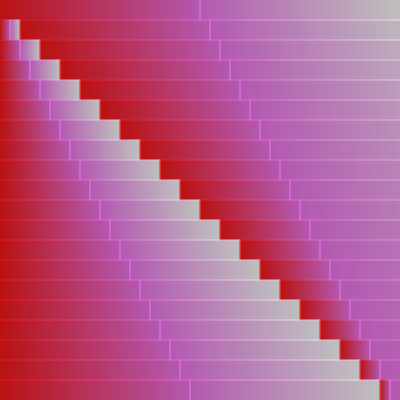
Frame 1 (no input)
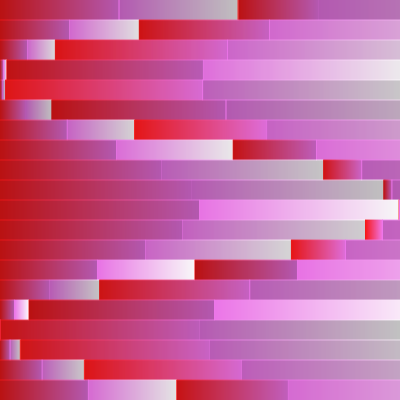
Frame 60 (no input)
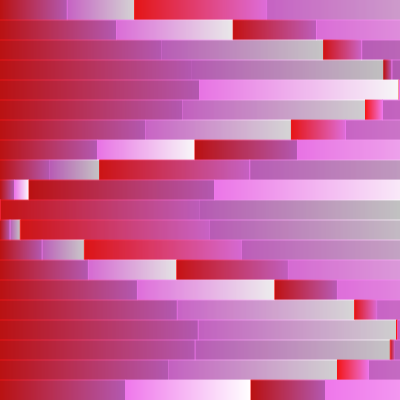
Frame 120 (the mouse pressed at the canvas centre since frame 60)

The p5.js sketch that drew these frames (run headless with seeded random() and noise() and a simulated clock; from frame 60 on, the mouse is pressed at the canvas centre):

// p5.js sketch
// ── sketch.js
let c1, c2, c3;
let blocks = [];

let num = 20;

function setup() {
  createCanvas(400, 400);
  rectMode(CENTER);

  c1 = color("#f71818");
  c2 = color("#ef77eb");
  c3 = color("#white");

  let x = width / num;
  let h = height / num;
  
  for (let i = 0; i < num; i++) {
    blocks[i] = new Block(c1, c2, c3, x * i, h * i, h, i);
  }
}

function draw() {
  background(0);
  for (let i = 0; i < num; i++) {
    blocks[i].display();
    blocks[i].move();
  }
}

class Block {
  constructor(c1, c2, c3, x, y, h, index) {
    this.c1 = c1;
    this.c2 = c2;
    this.c3 = c3;
    this.x = x;
    this.y = y;
    this.h = h;
    this.index = index;  // Unique index for each block
  }

  display() {
    this.blockColor(0, this.x, this.y, this.h, this.c1, this.c2, this.c3);
    this.blockColor(this.x, width, this.y, this.h, this.c1, this.c2, this.c3);
  }

  move() {
    let speed = 10;  
    let amplitude = 200;  
    
    this.x = width / 2 + amplitude * sin(frameCount * 0.05 + this.index * 0.5);
  }

  gradientBlock(min, max, y, h, c1, c2) {
    for (let i = min; i <= max; i++) {
      let amt = map(i, min, max, 0, 1);
      let c3 = lerpColor(c1, c2, amt);
      stroke(c3);
      line(i, y, i, y + h);
    }
  }

  blockColor(min, max, y, h, c1, c2, c3) {
    let x = 0.5;
    let range = max - min;
    this.gradientBlock(min, min + x * range, y, h, c1, c2);
    this.gradientBlock(min + x * range, min + max, y, h, c2, c3);
  }
}
